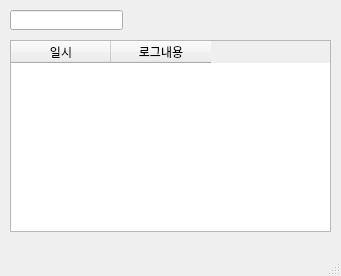
<?xml version="1.0" encoding="UTF-8"?>
<ui version="4.0">
 <class>MainWindow</class>
 <widget class="QMainWindow" name="MainWindow">
  <property name="geometry">
   <rect>
    <x>0</x>
    <y>0</y>
    <width>341</width>
    <height>276</height>
   </rect>
  </property>
  <property name="windowTitle">
   <string>MainWindow</string>
  </property>
  <widget class="QWidget" name="centralwidget">
   <widget class="QLineEdit" name="txtName">
    <property name="geometry">
     <rect>
      <x>10</x>
      <y>10</y>
      <width>113</width>
      <height>20</height>
     </rect>
    </property>
   </widget>
   <widget class="QTableWidget" name="tblLogs">
    <property name="geometry">
     <rect>
      <x>10</x>
      <y>40</y>
      <width>321</width>
      <height>192</height>
     </rect>
    </property>
    <column>
     <property name="text">
      <string>일시</string>
     </property>
    </column>
    <column>
     <property name="text">
      <string>로그내용</string>
     </property>
    </column>
   </widget>
  </widget>
  <widget class="QMenuBar" name="menubar">
   <property name="geometry">
    <rect>
     <x>0</x>
     <y>0</y>
     <width>341</width>
     <height>21</height>
    </rect>
   </property>
  </widget>
  <widget class="QStatusBar" name="statusbar"/>
 </widget>
 <resources/>
 <connections/>
</ui>
